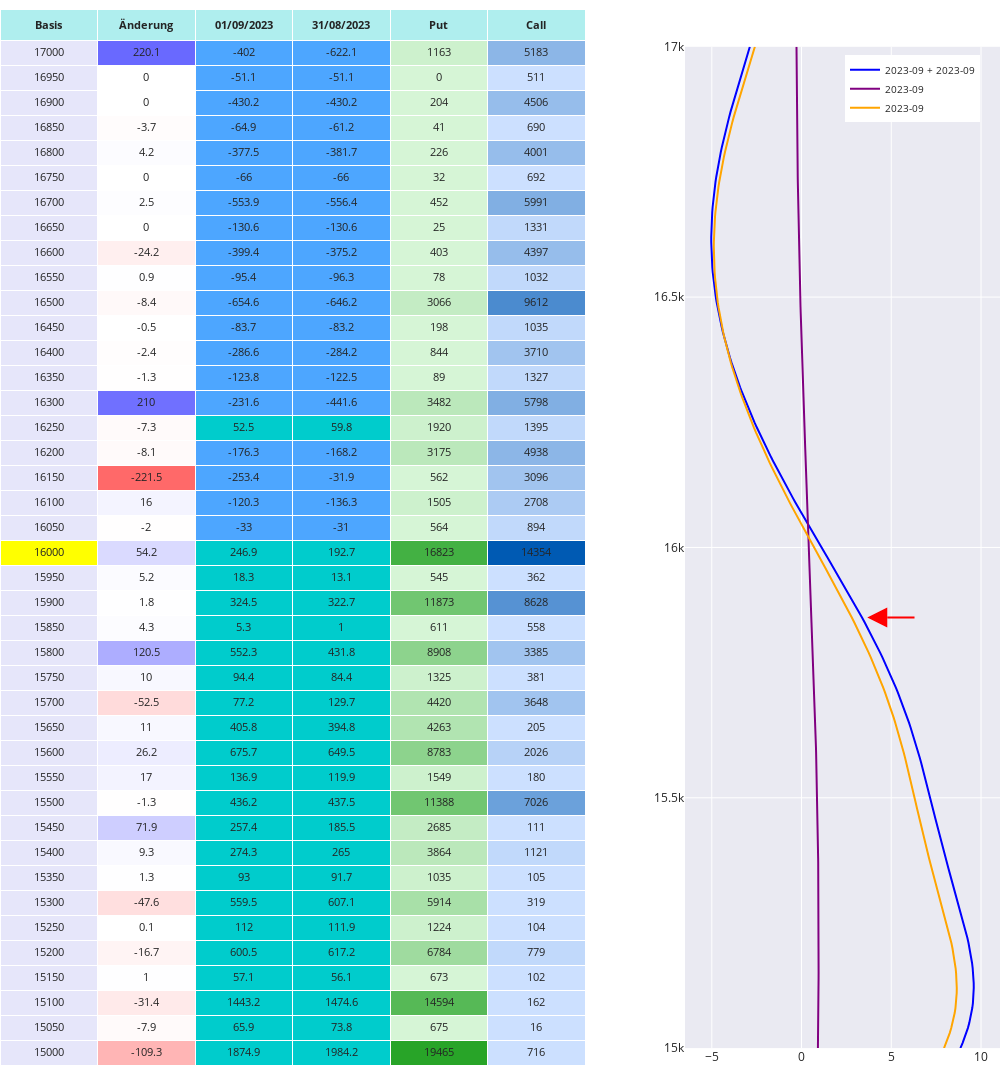

This figure's notebook cell:
### Markdown cell above
# Fifth stage

### Code cell
# Values to create to arrow
idx_closest = (HedgeBedarf_df.Basis - DAX_LS_e).abs().idxmin()
closest_Basis =  HedgeBedarf_df.loc[idx_closest,"Basis"]
closest_Sum = HedgeBedarf_df.loc[idx_closest,"Sum"]

x_axis_length = HedgeBedarf_df.Sum.max() - HedgeBedarf_df.Sum.min()
y_axis_length = HedgeBedarf_df.Basis.max() - HedgeBedarf_df.Basis.min()



min_Kontrakte = 5000
max_Differenz = 1000
prozentual = 0.2

# (CF > min_Kontrakte) AND (PF > min_Kontrakte) AND (ABS(CF - PF)  < MIN(PF,CF)*)
mask_highlights = (
    (Summery_df.openInterest_CF > min_Kontrakte) & 
    (Summery_df.openInterest_PF > min_Kontrakte) & 
    (
        (Summery_df.openInterest_CF - Summery_df.openInterest_PF).abs() < 
        (Summery_df[['openInterest_PF',"openInterest_CF"]].min(axis=1)*prozentual)))

################################## Hilights for Basis column ####################################

Summery_df["basis_color"] = "lavender"
Summery_df.loc[
    mask_highlights, "basis_color"] = "yellow"
col_basis_color = Summery_df.basis_color.to_numpy()
#################################################################################################

######################### Gradient of red and blue for Anderung column ##########################
aux = Summery_df.Änderung.reset_index()
aux['r'] = aux['g']  = aux['b'] = 255
aux.loc[aux.Änderung<0,'g'] = aux.loc[aux.Änderung<0,'b'] = 255 - 150*aux.Änderung/(aux.Änderung.min()) 
aux.loc[aux.Änderung>0,'g'] = aux.loc[aux.Änderung>0,'r'] = 255 - 150*aux.Änderung/(aux.Änderung.max())
aux = aux.astype(float)
rb_shades = np.array([f"rgb({aux.loc[i,'r']},{aux.loc[i,'g']},{aux.loc[i,'b']})" for i in range(aux.shape[0]) ])
col_anderung_color = rb_shades
#################################################################################################

############################# Colors for heute and last_day columns #############################
col_heute_color = posneg_binary_color(Summery_df.heute,"rgb(0, 204, 204)","rgb(77, 166, 255)")
col_last_day_color = posneg_binary_color(Summery_df.last_day,"rgb(0, 204, 204)","rgb(77, 166, 255)")
#################################################################################################

###################### Gradient of green and blue for Put anc Call columns ######################
col_put_color = colors = np.array(n_colors('rgb(214, 245, 214)', 'rgb(40, 164, 40)',
    20, colortype='rgb'))[scale_col_range(Summery_df.openInterest_PF,19)]
col_call_color = colors = np.array(n_colors('rgb(204, 224, 255)', 'rgb(0, 90, 179)',
    20, colortype='rgb'))[scale_col_range(Summery_df.openInterest_CF,19)]
#################################################################################################

row_height = 25
# 41 row + header
height = row_height*42

# width of the image
widht = 1000

# Create figure containg two elements
fig = make_subplots(
    # 2 Columns which are table and chart
    rows=1, cols=2,
    # Width ocupied by table and chart
    column_widths=[13,7],

    # Define types of the figures and margins
    specs=[[
        {"type": "table"},

        {"type": "scatter",
        # Add margins to the top and to the bottom so Basis column match the y axis of the chart 
        "t" : 1.5*(row_height/height), 'b':0.75*(row_height/height)
        }, 
        ]],
           )

# Create table figure
fig.add_trace(
    # Choose element 1 => table
    row = 1, col = 1,
    trace = go.Table(

    # Define some paremeters for the header
    header=dict(
        # Names of the columns
        values=(bold(["Basis","Änderung",heute.strftime("%d/%m/%Y"),tradingDates[1].strftime("%d/%m/%Y"),"Put", "Call"])),
        
        # Header style
        fill_color='paleturquoise',
            align='center',
            font = {'size': 11},
            height = row_height
        ),

    cells=dict(

        align='center',
        height = row_height,
        font = {'size': 11,},

        # Values of the table
        values=[
            (Summery_df.Basis),
            (Summery_df.Änderung.round(2)),
            (Summery_df.heute.round(2)),
            (Summery_df.last_day.round(2)),
            (Summery_df.openInterest_PF), 
            (Summery_df.openInterest_CF)
        ],

        # Colors of the columns
        fill_color = [
            col_basis_color,
            col_anderung_color,
            col_heute_color,
            col_last_day_color,
            col_put_color, 
            col_call_color
        ],
    )
))

##################################### Add plots in the chart #####################################
fig.add_trace(go.Scatter(
    x = HedgeBedarf_df.Sum,
    y = HedgeBedarf_df.Basis,
    mode = "lines",
    name = heute.strftime("%Y-%m") +" + " + expiry.strftime("%Y-%m"),
    marker_color= "blue"
    ),
)

fig.add_trace(go.Scatter(
    x = HedgeBedarf1_df.HedgeSum,
    y = HedgeBedarf_df.Basis,
    mode = "lines",
    name = expiry.strftime("%Y-%m"),
    marker_color= "purple"
    ),
)

fig.add_trace(go.Scatter(
    x = HedgeBedarf_df.HedgeSum,
    y = HedgeBedarf_df.Basis,
    mode = "lines",
    name = heute.strftime("%Y-%m"),
    marker_color= "orange"
))

# Create arrow
fig.add_trace(go.Scatter(
        x=[closest_Sum + x_axis_length/5,closest_Sum + x_axis_length/50], 
    y=[closest_Basis,closest_Basis],
    marker= dict(size=20,symbol= "arrow-bar-up", color="red", angleref="previous"),
    showlegend = False
    )
)
##################################################################################################
dx =  0.1*(HedgeBedarf_df.Sum.max() - HedgeBedarf_df.Sum.min())

fig.update_layout(
    # Set limits in the x and y axis
    yaxis_range= [HedgeBedarf_df.Basis.min(), HedgeBedarf_df.Basis.max()],
    xaxis_range= [HedgeBedarf_df.Sum.min() - dx, HedgeBedarf_df.Sum.max() + dx],
    
    # Remove margins
    margin=dict(l=0,r=0,b=0,t=0),
    paper_bgcolor="white",
    
    # Define width and height of the image
    width=widht,height=height + row_height,
    template = "seaborn",

    # Legend parameters
    legend=dict(
        yanchor="top",
        y=0.98 - (row_height/height),
        xanchor="right",
        x= 0.98,
        font=dict(
            size = 10
        ),
        # legend in the vertical
        orientation = "v"
        )
)

fig.show()

fig.write_image(result_image,scale=1)

with open(src_html) as file:
    template = file.read()

# Replace specific characters in the template by values
dict_raplace = {
    "$PUT_SUM$": int(Summery_df.openInterest_PF.sum()),
    "$CALL_SUM$": int(Summery_df.openInterest_CF.sum()),
    "$TBF$": tage_bis_verfall,
    "$DELTA$":str(delta).replace(".",","),
    "$DATE$": heute.strftime("%d/%m/%Y")
}

for key, value in dict_raplace.items():
    template = template.replace(key, str(value))

# Export html file
with open(result_html,'w') as file:
    file.write(template)

# Export pdf files
for pdf_file in list_pdf_files:
    converter.convert("file://" + os.path.join(os.getcwd(),result_html), pdf_file)
print("PDF has been generated.")

### Figure 1 — Plotly figure (JSON) as saved in the notebook; plotly's stock layout.template omitted (floating-point values rounded to 4 significant figures; data arrays with more than 128 entries replaced by an {"elided": "..."} marker saying what was removed)
{"data": [{"cells": {"align": "center", "fill": {"color": {"elided": "6x41 str values"}}, "font": {"size": 11}, "height": 25, "values": {"elided": "6x41 float values"}}, "domain": {"x": [0, 0.585], "y": [0, 1]}, "header": {"align": "center", "fill": {"color": "paleturquoise"}, "font": {"size": 11}, "height": 25, "values": ["<b>Basis</b>", "<b>Änderung</b>", "<b>01/09/2023</b>", "<b>31/08/2023</b>", "<b>Put</b>", "<b>Call</b>"]}, "type": "table"}, {"marker": {"color": "blue"}, "mode": "lines", "name": "2023-09 + 2023-09", "type": "scatter", "x": {"elided": "201 float values"}, "y": {"elided": "201 int values"}}, {"marker": {"color": "purple"}, "mode": "lines", "name": "2023-09", "type": "scatter", "x": {"elided": "201 float values"}, "y": {"elided": "201 int values"}}, {"marker": {"color": "orange"}, "mode": "lines", "name": "2023-09", "type": "scatter", "x": {"elided": "201 float values"}, "y": {"elided": "201 int values"}}, {"marker": {"angleref": "previous", "color": "red", "size": 20, "symbol": "arrow-bar-up"}, "showlegend": false, "type": "scatter", "x": [6.296, 3.663], "y": [15860, 15860]}], "layout": {"height": 1075, "legend": {"font": {"size": 10}, "orientation": "v", "x": 0.98, "xanchor": "right", "y": 0.9562, "yanchor": "top"}, "margin": {"b": 0, "l": 0, "r": 0, "t": 0}, "paper_bgcolor": "white", "width": 1000, "xaxis": {"anchor": "y", "domain": [0.685, 1], "range": [-6.494, 11.06]}, "yaxis": {"anchor": "x", "domain": [0.01786, 0.9643], "range": [15000, 17000]}}}
